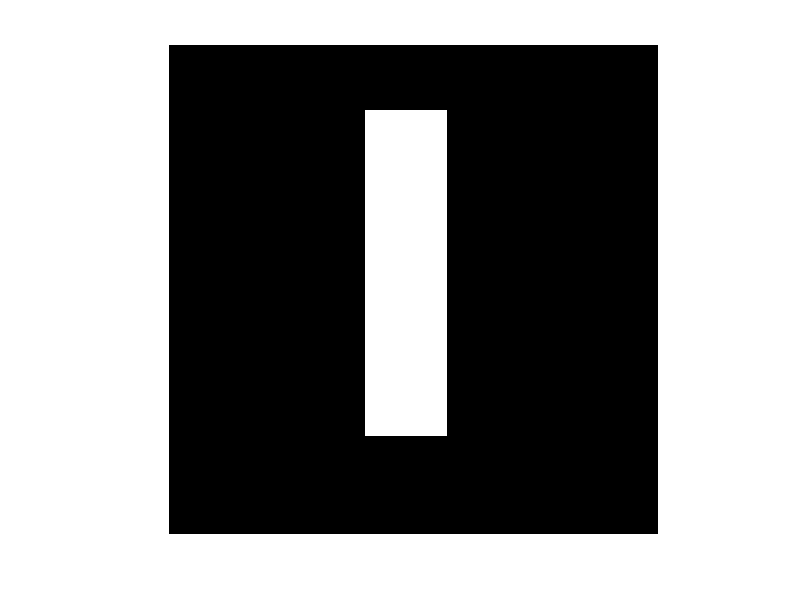
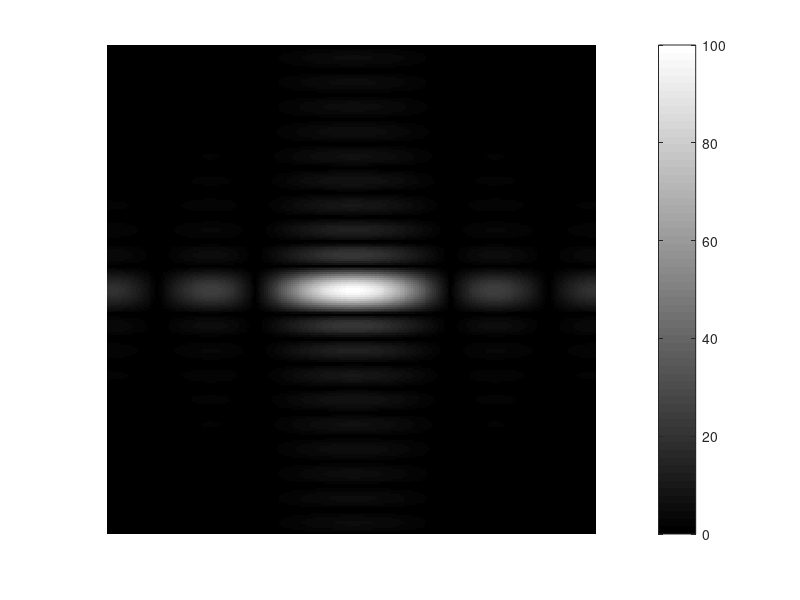
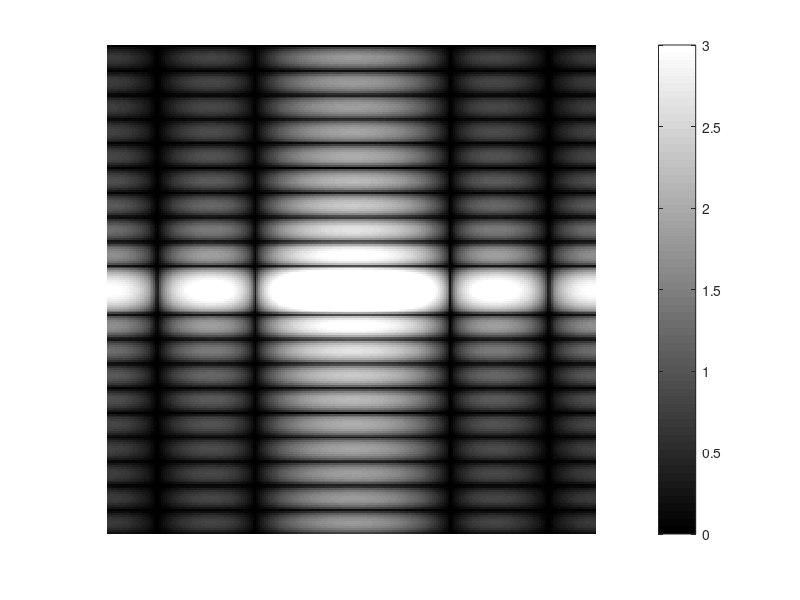
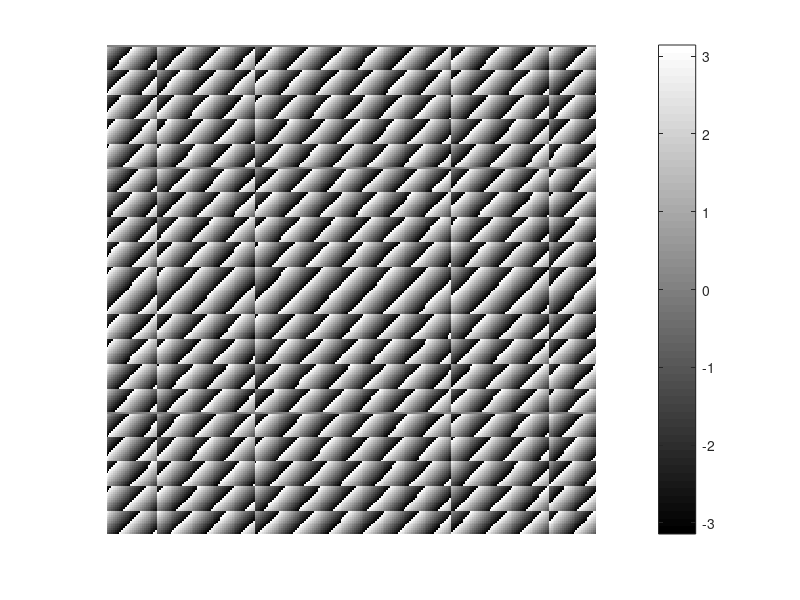

Write the MATLAB code that produced these figures, in order.


clear all;
close all;
% Prepare image
f = zeros(30,30);
f(5:24,13:17) = 1;
imshow(f)
% Compute Fourier Transform
F = fft2(f,256,256);
F = fftshift(F); % Center FFT
% Measure the minimum and maximum value of the transform amplitude
min(min(abs(F))) % 0
max(max(abs(F))) % 100
figure; imshow(abs(F),[0,100]); colormap(jet); colorbar
figure; imshow(log(1+abs(F)),[0,3]); colormap(jet); colorbar
% What is the main difference between representing the amplitude and its logarithm?
% Look at the phases
figure; imshow(angle(F),[-pi,pi]); colormap(jet); colorbar
%* Try with other images
%f = imread('saturn.tif');
%f = ind2gray(f,gray(256));